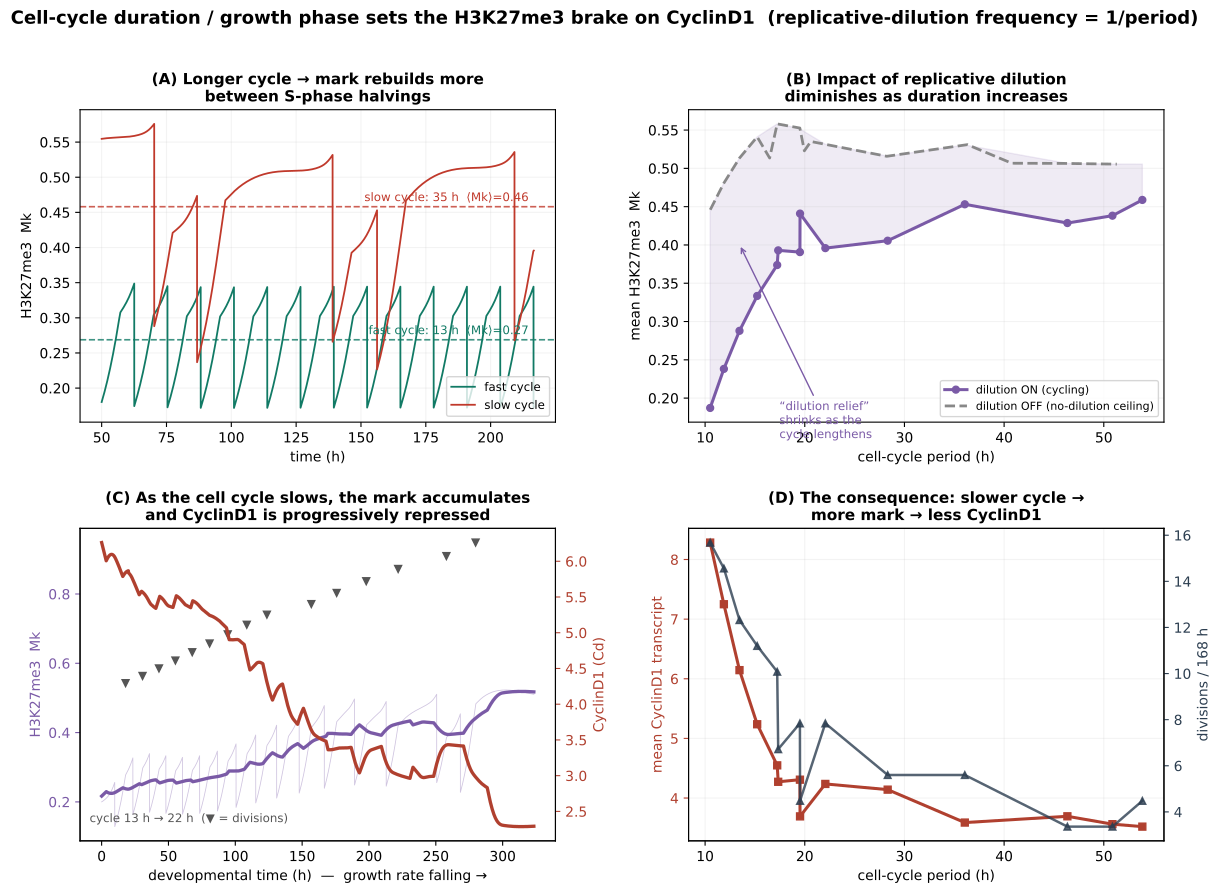

Write the Python code that produced this figure.
"""PROTOTYPE: cell-cycle duration / growth phase sets the H3K27me3 brake on CyclinD1.

The erasing arm of the mark is replicative dilution (Mk halved every S phase). Its impact is
set by how OFTEN it fires = 1/period. So as the cell cycle lengthens (slower growth / longer G1),
dilution matters less, the mark climbs toward its no-dilution ceiling, and CyclinD1 is more repressed.

Panels:
  (A) Mechanism: Mk(t) sawtooth at a SHORT vs LONG period (mean lines) — longer cycle rebuilds
      more mark between halvings.
  (B) The user's statement, quantified: mean Mk vs period with dilution ON vs OFF; the ON->OFF gap
      = the "dilution relief", which SHRINKS as the cycle lengthens.
  (C) Developmental slowing: growth rate ramped DOWN over developmental time -> period lengthens ->
      H3K27me3 accumulates -> CyclinD1 progressively repressed (feed-forward toward exit).
  (D) Consequence: surviving CyclinD1 fraction & division rate vs period.

Run:  ./venv/bin/python simulations/fig_v44_cellcycle_duration.py
"""
import sys, os
sys.path.insert(0, os.path.dirname(os.path.dirname(os.path.abspath(__file__))))
import numpy as np
import matplotlib
matplotlib.use('Agg')
import matplotlib.pyplot as plt
from matplotlib.gridspec import GridSpec
import tellurium as te
from scipy.signal import find_peaks
from src.build_model_v44_heldt import build_model_v44

C_MARK = '#7a5aa6'; C_TX = '#b0402f'; C_FAST = '#117a65'; C_SLOW = '#c0392b'; C_OFF = '#888'
plt.rcParams.update({'font.size': 10, 'axes.titlesize': 11, 'axes.labelsize': 10,
                     'axes.titleweight': 'bold', 'figure.dpi': 110})

M_ON = build_model_v44(with_ezh2=True, with_hh=True)
assert 'Mk = 0.5*Mk' in M_ON, 'dilution event string changed'
M_OFF = M_ON.replace('Mk = 0.5*Mk', 'Mk = 1.0*Mk')     # dilution disabled (halving -> no-op)
GNP = dict(MYCN_amplification=1.0, Ptch1_copy_number=1.0, p16=0.0, p18=0.464, kSyP21=0.002, HHi=0, EZH2i=0)


def rr(M):
    r = te.loada(M); r.integrator.setValue('relative_tolerance', 1e-6)
    r.integrator.setValue('absolute_tolerance', 1e-8)
    try: r.integrator.setValue('maximum_num_steps', 60000)
    except Exception: pass
    return r


def setgnp(r, shh=1.0, mu=0.0005):
    r.reset()
    for k, v in GNP.items(): r[k] = v
    r['SHH'] = shh; r['mu'] = float(mu)


def movavg(t, x, win=2400):
    return np.array([x[(t >= T - win / 2) & (t <= T + win / 2)].mean() for T in t])


def measure(M, mu, shh=1.0, T=15000, settle=6000):
    """return (period_h, meanMk, mean Cd_mRNA, divisions/168h) for a cycling cell at growth rate mu."""
    try:
        r = rr(M); setgnp(r, shh, mu)
        d = r.simulate(0, T, int(T / 0.5), selections=['time', 'Mk', 'Cd_mRNA', 'MPF'])
    except Exception:
        return np.nan, np.nan, np.nan, np.nan
    t = d['time']; m = t >= settle
    pk, _ = find_peaks(d['MPF'][m], prominence=0.15, distance=200)
    tp = t[m][pk]
    per = np.median(np.diff(tp)) / 60.0 if len(tp) >= 2 else np.nan
    rate = len(tp) / ((t[m][-1] - t[m][0]) / 60.0) * 168.0 if len(tp) else 0.0
    return per, float(np.nanmean(d['Mk'][m])), float(np.nanmean(d['Cd_mRNA'][m])), rate


fig = plt.figure(figsize=(14, 9.5))
gs = GridSpec(2, 2, figure=fig, hspace=0.34, wspace=0.28)

# ---------- (A) sawtooth at short vs long period ----------
axA = fig.add_subplot(gs[0, 0])
for mu, col, lab in [(0.00090, C_FAST, 'fast cycle'), (0.00033, C_SLOW, 'slow cycle')]:
    r = rr(M_ON); setgnp(r, 1.0, mu)
    d = r.simulate(0, 13000, 26000, selections=['time', 'Mk', 'MPF'])
    t = d['time']; m = t >= 3000; tt = t[m] / 60.0
    axA.plot(tt, d['Mk'][m], color=col, lw=1.3, label=lab)
    mk_mean = d['Mk'][m].mean()
    axA.axhline(mk_mean, color=col, ls='--', lw=1.2, alpha=0.8)
    pk, _ = find_peaks(d['MPF'][m], prominence=0.15, distance=200)
    per = np.median(np.diff(t[m][pk])) / 60.0 if len(pk) >= 2 else np.nan
    axA.text(tt[-1] - 2, mk_mean + 0.008, f'{lab}: {per:.0f} h  ⟨Mk⟩={mk_mean:.2f}',
             color=col, fontsize=8.5, ha='right')
axA.set_xlabel('time (h)'); axA.set_ylabel('H3K27me3  Mk')
axA.set_title('(A) Longer cycle → mark rebuilds more\nbetween S-phase halvings')
axA.legend(fontsize=8.5, loc='lower right'); axA.grid(alpha=0.15)

# ---------- (B)+(D) period sweep, dilution ON vs OFF ----------
MUS = np.geomspace(0.00022, 0.00110, 14)
perON, mkON, cdON, rateON = [], [], [], []
perOFF, mkOFF = [], []
for mu in MUS:
    p, mk, cd, rt = measure(M_ON, mu); perON.append(p); mkON.append(mk); cdON.append(cd); rateON.append(rt)
    p2, mk2, _, _ = measure(M_OFF, mu); perOFF.append(p2); mkOFF.append(mk2)
perON = np.array(perON); mkON = np.array(mkON); cdON = np.array(cdON); rateON = np.array(rateON)
perOFF = np.array(perOFF); mkOFF = np.array(mkOFF)
o = np.argsort(perON); oo = np.argsort(perOFF)

axB = fig.add_subplot(gs[0, 1])
axB.plot(perON[o], mkON[o], '-o', color=C_MARK, lw=2.2, ms=5, label='dilution ON (cycling)')
axB.plot(perOFF[oo], mkOFF[oo], '--', color=C_OFF, lw=2.0, label='dilution OFF (no-dilution ceiling)')
# shade the dilution relief (gap), interpolating OFF onto ON periods
mkOFF_i = np.interp(perON[o], perOFF[oo], mkOFF[oo])
axB.fill_between(perON[o], mkON[o], mkOFF_i, color=C_MARK, alpha=0.12)
axB.annotate('“dilution relief”\nshrinks as the\ncycle lengthens', xy=(perON[o][2], 0.5 * (mkON[o][2] + mkOFF_i[2])),
             xytext=(perON[o][2] + 4, mkON[o][2] - 0.14), fontsize=8.5, color=C_MARK,
             arrowprops=dict(arrowstyle='->', color=C_MARK))
axB.set_xlabel('cell-cycle period (h)'); axB.set_ylabel('mean H3K27me3  Mk')
axB.set_title('(B) Impact of replicative dilution\ndiminishes as duration increases')
axB.legend(fontsize=8, loc='lower right'); axB.grid(alpha=0.15)

# ---------- (C) developmental slowing time-course ----------
axC = fig.add_subplot(gs[1, 0])
mu_hi, mu_lo = 0.00095, 0.00020
t0, D = 2000.0, 16000.0
mu_of_t = lambda tt: mu_hi if tt < t0 else (mu_lo if tt > t0 + D else mu_hi + (mu_lo - mu_hi) * (tt - t0) / D)
r = rr(M_ON); setgnp(r, 1.0, mu_hi)
T, MK, CD, MP = [], [], [], []; t = 0.0; chunk = 200.0; T_end = t0 + D + 3000
while t < T_end:
    r['mu'] = float(mu_of_t(t))
    try:
        s = r.simulate(t, t + chunk, 100, selections=['time', 'Mk', 'Cd', 'MPF'])
        T.append(s['time'][1:]); MK.append(s['Mk'][1:]); CD.append(s['Cd'][1:]); MP.append(s['MPF'][1:])
    except Exception:
        break
    t += chunk
T = np.concatenate(T); MK = np.concatenate(MK); CD = np.concatenate(CD); MP = np.concatenate(MP)
th = T / 60.0
axC.plot(th, MK, color=C_MARK, lw=0.6, alpha=0.35)
axC.plot(th, movavg(T, MK), color=C_MARK, lw=2.4, label='H3K27me3 (cycle-avg)')
axC.set_xlabel('developmental time (h)  —  growth rate falling →'); axC.set_ylabel('H3K27me3  Mk', color=C_MARK)
axC.tick_params(axis='y', colors=C_MARK)
axC.set_title('(C) As the cell cycle slows, the mark accumulates\nand CyclinD1 is progressively repressed')
axCt = axC.twinx()
axCt.plot(th, movavg(T, CD), color=C_TX, lw=2.4, label='CyclinD1 (cycle-avg)')
axCt.set_ylabel('CyclinD1 (Cd)', color=C_TX); axCt.tick_params(axis='y', colors=C_TX)
# division ticks (thinning out as cycle slows)
pk, _ = find_peaks(MP, prominence=0.15, distance=150)
for p in pk:
    axC.plot(th[p], axC.get_ylim()[1], marker='v', color='#555', ms=5, clip_on=False)
# annotate lengthening period
if len(pk) >= 3:
    per_early = (T[pk[1]] - T[pk[0]]) / 60.0; per_late = (T[pk[-1]] - T[pk[-2]]) / 60.0
    axC.text(0.02, 0.06, f'cycle {per_early:.0f} h → {per_late:.0f} h  (▼ = divisions)',
             transform=axC.transAxes, fontsize=8.5, color='#555')

# ---------- (D) CyclinD1 repression & proliferation vs period ----------
axD = fig.add_subplot(gs[1, 1])
axD.plot(perON[o], cdON[o], '-s', color=C_TX, lw=2.2, ms=5, label='mean CyclinD1 transcript')
axD.set_xlabel('cell-cycle period (h)'); axD.set_ylabel('mean CyclinD1 transcript', color=C_TX)
axD.tick_params(axis='y', colors=C_TX)
axD.set_title('(D) The consequence: slower cycle →\nmore mark → less CyclinD1')
axDt = axD.twinx()
axDt.plot(perON[o], rateON[o], '-^', color='#2c3e50', lw=1.8, ms=5, alpha=0.8, label='division rate')
axDt.set_ylabel('divisions / 168 h', color='#2c3e50'); axDt.tick_params(axis='y', colors='#2c3e50')
axD.grid(alpha=0.15)

fig.suptitle('Cell-cycle duration / growth phase sets the H3K27me3 brake on CyclinD1  (replicative-dilution frequency = 1/period)',
             fontsize=13, fontweight='bold', y=0.985)
plt.savefig('simulations/fig_v44_cellcycle_duration.png', dpi=150, bbox_inches='tight')
plt.savefig('simulations/fig_v44_cellcycle_duration.pdf', bbox_inches='tight')
plt.close()
print('Saved fig_v44_cellcycle_duration.png')
print('period(h):', np.round(perON[o], 1))
print('meanMk ON:', np.round(mkON[o], 3))
print('meanMk OFF:', np.round(np.interp(perON[o], perOFF[oo], mkOFF[oo]), 3))
print('meanCd_mRNA:', np.round(cdON[o], 2))
